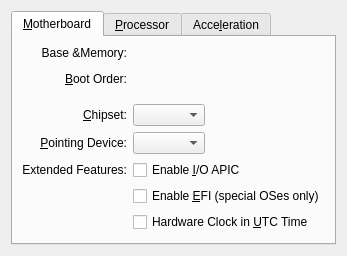
<ui version="4.0">
 <comment>
 VPox frontends: Qt GUI (&quot;VirtualPox&quot;):

 Copyright (C) 2008-2020 Oracle Corporation

 This file is part of VirtualPox Open Source Edition (OSE), as
 available from http://www.virtualpox.org. This file is free software;
 you can redistribute it and/or modify it under the terms of the GNU
 General Public License (GPL) as published by the Free Software
 Foundation, in version 2 as it comes in the "COPYING" file of the
 VirtualPox OSE distribution. VirtualPox OSE is distributed in the
 hope that it will be useful, but WITHOUT ANY WARRANTY of any kind.
 </comment>
 <class>UIMachineSettingsSystem</class>
 <widget class="QWidget" name="UIMachineSettingsSystem">
  <layout class="QVBoxLayout">
   <item>
    <widget class="QITabWidget" name="m_pTabWidgetSystem">
     <widget class="QWidget" name="m_pTabMotherboard">
      <attribute name="title">
       <string>&amp;Motherboard</string>
      </attribute>
      <layout class="QGridLayout">
       <item row="0" column="0">
        <widget class="QLabel" name="m_pBaseMemoryLabel">
         <property name="text">
          <string>Base &amp;Memory:</string>
         </property>
         <property name="alignment">
          <set>Qt::AlignRight|Qt::AlignTrailing|Qt::AlignVCenter</set>
         </property>
        </widget>
       </item>
       <item row="0" column="1" rowspan="2" colspan="3">
        <widget class="UIBaseMemoryEditor" name="m_pBaseMemoryEditor">
         <property name="sizePolicy">
          <sizepolicy hsizetype="Expanding" vsizetype="Fixed">
           <horstretch>1</horstretch>
           <verstretch>0</verstretch>
          </sizepolicy>
         </property>
         <property name="whatsThis">
          <string>Controls the amount of memory provided to the virtual machine. If you assign too much, the machine might not start.</string>
         </property>
        </widget>
       </item>
       <item row="2" column="0">
        <widget class="QLabel" name="m_pBootOrderLabel">
         <property name="text">
          <string>&amp;Boot Order:</string>
         </property>
         <property name="alignment">
          <set>Qt::AlignRight|Qt::AlignTrailing|Qt::AlignVCenter</set>
         </property>
         <property name="buddy">
          <cstring>m_pBootOrderEditor</cstring>
         </property>
        </widget>
       </item>
       <item row="2" column="1" rowspan="3" colspan="3">
        <widget class="UIBootOrderEditor" name="m_pBootOrderEditor">
         <property name="sizePolicy">
          <sizepolicy hsizetype="Fixed" vsizetype="Fixed">
           <horstretch>0</horstretch>
           <verstretch>0</verstretch>
          </sizepolicy>
         </property>
         <property name="whatsThis">
          <string>Defines the boot device order. Use the checkboxes on the left to enable or disable individual boot devices. Move items up and down to change the device order.</string>
         </property>
        </widget>
       </item>
       <item row="5" column="0">
        <widget class="QLabel" name="m_pLabelChipsetType">
         <property name="text">
          <string>&amp;Chipset:</string>
         </property>
         <property name="alignment">
          <set>Qt::AlignRight|Qt::AlignTrailing|Qt::AlignVCenter</set>
         </property>
         <property name="buddy">
          <cstring>m_pComboChipsetType</cstring>
         </property>
        </widget>
       </item>
       <item row="5" column="1" colspan="3">
        <layout class="QHBoxLayout">
         <item>
          <widget class="QComboBox" name="m_pComboChipsetType">
           <property name="sizePolicy">
            <sizepolicy hsizetype="Minimum" vsizetype="Fixed">
             <horstretch>0</horstretch>
             <verstretch>0</verstretch>
            </sizepolicy>
           </property>
           <property name="whatsThis">
            <string>Selects the chipset to be emulated in this virtual machine. Note that the ICH9 chipset emulation is experimental and not recommended except for guest systems (such as Mac OS X) which require it.</string>
           </property>
          </widget>
         </item>
         <item>
          <spacer name="m_pSpacerHorizontal3">
           <property name="orientation">
            <enum>Qt::Horizontal</enum>
           </property>
           <property name="sizeHint" stdset="0">
            <size>
             <width>0</width>
             <height>0</height>
            </size>
           </property>
          </spacer>
         </item>
        </layout>
       </item>
       <item row="6" column="0">
        <widget class="QLabel" name="m_pLabelPointingHIDType">
         <property name="text">
          <string>&amp;Pointing Device:</string>
         </property>
         <property name="alignment">
          <set>Qt::AlignRight|Qt::AlignTrailing|Qt::AlignVCenter</set>
         </property>
         <property name="buddy">
          <cstring>m_pComboPointingHIDType</cstring>
         </property>
        </widget>
       </item>
       <item row="6" column="1" colspan="3">
        <layout class="QHBoxLayout">
         <item>
          <widget class="QComboBox" name="m_pComboPointingHIDType" >
           <property name="sizePolicy" >
            <sizepolicy vsizetype="Fixed" hsizetype="Minimum" >
             <horstretch>0</horstretch>
             <verstretch>0</verstretch>
             </sizepolicy>
           </property>
           <property name="whatsThis" >
            <string>Determines whether the emulated pointing device is a standard PS/2 mouse, a USB tablet or a USB multi-touch tablet.</string>
           </property>
          </widget>
         </item>
         <item>
          <spacer name="m_pSpacerHorizontal4">
           <property name="orientation">
            <enum>Qt::Horizontal</enum>
           </property>
           <property name="sizeHint" stdset="0">
            <size>
             <width>0</width>
             <height>0</height>
            </size>
           </property>
          </spacer>
         </item>
        </layout>
       </item>
       <item row="7" column="0">
        <widget class="QLabel" name="m_pLabelMotherboardExtended">
         <property name="text">
          <string>Extended Features:</string>
         </property>
         <property name="alignment">
          <set>Qt::AlignRight|Qt::AlignTrailing|Qt::AlignVCenter</set>
         </property>
        </widget>
       </item>
       <item row="7" column="1" colspan="3">
        <widget class="QCheckBox" name="m_pCheckBoxApic">
         <property name="whatsThis">
          <string>When checked, the virtual machine will support the Input Output APIC (I/O APIC), which may slightly decrease performance. &lt;b&gt;Note:&lt;/b&gt; don't disable this feature after having installed a Windows guest operating system!</string>
         </property>
         <property name="text">
          <string>Enable &amp;I/O APIC</string>
         </property>
        </widget>
       </item>
       <item row="8" column="1" colspan="3">
        <widget class="QCheckBox" name="m_pCheckBoxEFI">
         <property name="whatsThis">
          <string>When checked, the guest will support the Extended Firmware Interface (EFI), which is required to boot certain guest OSes. Non-EFI aware OSes will not be able to boot if this option is activated.</string>
         </property>
         <property name="text">
          <string>Enable &amp;EFI (special OSes only)</string>
         </property>
        </widget>
       </item>
       <item row="9" column="1" colspan="3">
        <widget class="QCheckBox" name="m_pCheckBoxUseUTC" >
         <property name="whatsThis" >
          <string>When checked, the RTC device will report the time in UTC, otherwise in local (host) time. Unix usually expects the hardware clock to be set to UTC.</string>
         </property>
         <property name="text" >
          <string>Hardware Clock in &amp;UTC Time</string>
         </property>
        </widget>
       </item>
       <item row="10" column="0" colspan="4">
        <spacer name="m_pSpacerVertical2">
         <property name="orientation">
          <enum>Qt::Vertical</enum>
         </property>
         <property name="sizeHint" stdset="0">
          <size>
           <width>0</width>
           <height>0</height>
          </size>
         </property>
        </spacer>
       </item>
      </layout>
     </widget>
     <widget class="QWidget" name="m_pTabCPU">
      <attribute name="title">
       <string>&amp;Processor</string>
      </attribute>
      <layout class="QGridLayout">
       <item row="0" column="0">
        <widget class="QLabel" name="m_pLabelCPUCount">
         <property name="text">
          <string>&amp;Processor(s):</string>
         </property>
         <property name="alignment">
          <set>Qt::AlignRight|Qt::AlignTrailing|Qt::AlignVCenter</set>
         </property>
         <property name="buddy">
          <cstring>m_pEditorCPUCount</cstring>
         </property>
        </widget>
       </item>
       <item row="0" column="1" rowspan="2">
        <widget class="QWidget">
         <property name="sizePolicy">
          <sizepolicy hsizetype="Expanding" vsizetype="Fixed">
           <horstretch>1</horstretch>
           <verstretch>0</verstretch>
          </sizepolicy>
         </property>
         <layout class="QVBoxLayout">
          <property name="spacing">
           <number>0</number>
          </property>
          <item>
           <widget class="QIAdvancedSlider" name="m_pSliderCPUCount">
            <property name="whatsThis">
             <string>Controls the number of virtual CPUs in the virtual machine. You need hardware virtualization support on your host system to use more than one virtual CPU.</string>
            </property>
            <property name="orientation">
             <enum>Qt::Horizontal</enum>
            </property>
           </widget>
          </item>
          <item>
           <layout class="QHBoxLayout">
            <property name="spacing">
             <number>0</number>
            </property>
            <item>
             <widget class="QLabel" name="m_pLabelCPUMin"/>
            </item>
            <item>
             <spacer name="m_pSpacerHorizontal5">
              <property name="orientation">
               <enum>Qt::Horizontal</enum>
              </property>
              <property name="sizeHint" stdset="0">
               <size>
                <width>0</width>
                <height>0</height>
               </size>
              </property>
             </spacer>
            </item>
            <item>
             <widget class="QLabel" name="m_pLabelCPUMax"/>
            </item>
           </layout>
          </item>
         </layout>
        </widget>
       </item>
       <item row="0" column="2">
        <widget class="QSpinBox" name="m_pEditorCPUCount">
         <property name="whatsThis">
          <string>Controls the number of virtual CPUs in the virtual machine. You need hardware virtualization support on your host system to use more than one virtual CPU.</string>
         </property>
        </widget>
       </item>
       <item row="2" column="0">
        <widget class="QLabel" name="m_pLabelCPUExecCap">
         <property name="text">
          <string>&amp;Execution Cap:</string>
         </property>
         <property name="alignment">
          <set>Qt::AlignRight|Qt::AlignTrailing|Qt::AlignVCenter</set>
         </property>
         <property name="buddy">
          <cstring>m_pEditorCPUExecCap</cstring>
         </property>
        </widget>
       </item>
       <item row="2" column="1" rowspan="2">
        <layout class="QVBoxLayout">
         <property name="spacing">
          <number>0</number>
         </property>
         <item>
          <widget class="QIAdvancedSlider" name="m_pSliderCPUExecCap">
           <property name="whatsThis">
            <string>Limits the amount of time that each virtual CPU is allowed to run for. Each virtual CPU will be allowed to use up to this percentage of the processing time available on one physical CPU. The execution cap can be disabled by setting it to 100%. Setting the cap too low can make the machine feel slow to respond.</string>
           </property>
           <property name="orientation">
            <enum>Qt::Horizontal</enum>
           </property>
          </widget>
         </item>
         <item>
          <layout class="QHBoxLayout">
           <property name="spacing">
            <number>0</number>
           </property>
           <item>
            <widget class="QLabel" name="m_pLabelCPUExecCapMin"/>
           </item>
           <item>
            <spacer name="m_pSpacerHorizontal6">
             <property name="orientation">
              <enum>Qt::Horizontal</enum>
             </property>
             <property name="sizeHint" stdset="0">
              <size>
               <width>0</width>
               <height>0</height>
              </size>
             </property>
            </spacer>
           </item>
           <item>
            <widget class="QLabel" name="m_pLabelCPUExecCapMax"/>
           </item>
          </layout>
         </item>
        </layout>
       </item>
       <item row="2" column="2">
        <widget class="QSpinBox" name="m_pEditorCPUExecCap">
         <property name="whatsThis">
          <string>Limits the amount of time that each virtual CPU is allowed to run for. Each virtual CPU will be allowed to use up to this percentage of the processing time available on one physical CPU. The execution cap can be disabled by setting it to 100%. Setting the cap too low can make the machine feel slow to respond.</string>
         </property>
         <property name="suffix">
          <string>%</string>
         </property>
        </widget>
       </item>
       <item row="4" column="0">
        <widget class="QLabel" name="m_pLabelCPUExtended">
         <property name="text">
          <string>Extended Features:</string>
         </property>
         <property name="alignment">
          <set>Qt::AlignRight|Qt::AlignTrailing|Qt::AlignVCenter</set>
         </property>
        </widget>
       </item>
       <item row="4" column="1" colspan="2">
        <widget class="QCheckBox" name="m_pCheckBoxPAE">
         <property name="whatsThis">
          <string>When checked, the Physical Address Extension (PAE) feature of the host CPU will be exposed to the virtual machine.</string>
         </property>
         <property name="text">
          <string>Enable PA&amp;E/NX</string>
         </property>
        </widget>
       </item>
       <item row="5" column="1" colspan="2">
        <widget class="QCheckBox" name="m_pCheckBoxNestedVirtualization">
         <property name="whatsThis">
          <string>When checked, the nested hardware virtualization CPU feature will be exposed to the virtual machine.</string>
         </property>
         <property name="text">
          <string>Enable Nested &amp;VT-x/AMD-V</string>
         </property>
        </widget>
       </item>
       <item row="6" column="0" colspan="3">
        <spacer name="m_pSpacerVertical3">
         <property name="orientation">
          <enum>Qt::Vertical</enum>
         </property>
         <property name="sizeHint" stdset="0">
          <size>
           <width>0</width>
           <height>0</height>
          </size>
         </property>
        </spacer>
       </item>
      </layout>
     </widget>
     <widget class="QWidget" name="m_pTabAcceleration">
      <attribute name="title">
       <string>Acce&amp;leration</string>
      </attribute>
      <layout class="QGridLayout">
       <item row="0" column="0">
        <widget class="QLabel" name="m_pLabelParavirtProvider">
         <property name="text">
          <string>&amp;Paravirtualization Interface:</string>
         </property>
         <property name="alignment">
          <set>Qt::AlignRight|Qt::AlignTrailing|Qt::AlignVCenter</set>
         </property>
         <property name="buddy">
          <cstring>m_pComboParavirtProviderType</cstring>
         </property>
        </widget>
       </item>
       <item row="0" column="1">
        <layout class="QHBoxLayout">
         <item>
          <widget class="QComboBox" name="m_pComboParavirtProviderType">
           <property name="sizePolicy">
            <sizepolicy hsizetype="Minimum" vsizetype="Fixed">
             <horstretch>0</horstretch>
             <verstretch>0</verstretch>
            </sizepolicy>
           </property>
           <property name="whatsThis">
            <string>Selects the paravirtualization guest interface provider to be used by this virtual machine.</string>
           </property>
          </widget>
         </item>
         <item>
          <spacer name="m_pSpacerHorizontal7">
           <property name="orientation">
            <enum>Qt::Horizontal</enum>
           </property>
           <property name="sizeHint" stdset="0">
            <size>
             <width>0</width>
             <height>0</height>
            </size>
           </property>
          </spacer>
         </item>
        </layout>
       </item>
       <item row="1" column="0">
        <layout class="QVBoxLayout" name="m_pVerticalLayout1">
         <item>
          <widget class="QLabel" name="m_pLabelVirtualization">
           <property name="text">
            <string>Hardware Virtualization:</string>
           </property>
           <property name="alignment">
            <set>Qt::AlignRight|Qt::AlignTrailing|Qt::AlignVCenter</set>
           </property>
          </widget>
         </item>
         <item>
          <widget class="QWidget" name="m_pWidgetPlaceholder"/>
         </item>
        </layout>
       </item>
       <item row="1" column="1">
        <layout class="QVBoxLayout" name="m_pVerticalLayout2">
         <item>
          <widget class="QCheckBox" name="m_pCheckBoxVirtualization">
           <property name="sizePolicy">
            <sizepolicy hsizetype="MinimumExpanding" vsizetype="Fixed">
             <horstretch>1</horstretch>
             <verstretch>0</verstretch>
            </sizepolicy>
           </property>
           <property name="whatsThis">
            <string>When checked, the virtual machine will try to make use of the host CPU's hardware virtualization extensions such as Intel VT-x and AMD-V.</string>
           </property>
           <property name="text">
            <string>Enable &amp;VT-x/AMD-V</string>
           </property>
          </widget>
         </item>
         <item>
          <widget class="QCheckBox" name="m_pCheckBoxNestedPaging">
           <property name="sizePolicy">
            <sizepolicy hsizetype="MinimumExpanding" vsizetype="Fixed">
             <horstretch>0</horstretch>
             <verstretch>0</verstretch>
            </sizepolicy>
           </property>
           <property name="whatsThis">
            <string>When checked, the virtual machine will try to make use of the nested paging extension of Intel VT-x and AMD-V.</string>
           </property>
           <property name="text">
            <string>Enable Nested Pa&amp;ging</string>
           </property>
          </widget>
         </item>
        </layout>
       </item>
       <item row="2" column="0" colspan="2">
        <spacer name="m_pSpacerVertical4">
         <property name="orientation">
          <enum>Qt::Vertical</enum>
         </property>
         <property name="sizeHint" stdset="0">
          <size>
           <width>0</width>
           <height>0</height>
          </size>
         </property>
        </spacer>
       </item>
      </layout>
     </widget>
    </widget>
   </item>
  </layout>
 </widget>
 <customwidgets>
  <customwidget>
   <class>UIBootOrderEditor</class>
   <extends>QWidget</extends>
   <header>UIBootOrderEditor.h</header>
  </customwidget>
  <customwidget>
   <class>QIAdvancedSlider</class>
   <extends>QSlider</extends>
   <header>QIAdvancedSlider.h</header>
  </customwidget>
  <customwidget>
   <class>UIBaseMemoryEditor</class>
   <extends>QWidget</extends>
   <header>UIBaseMemoryEditor.h</header>
  </customwidget>
  <customwidget>
   <class>QIToolButton</class>
   <extends>QToolButton</extends>
   <header>QIToolButton.h</header>
  </customwidget>
  <customwidget>
   <class>QITabWidget</class>
   <extends>QTabWidget</extends>
   <header>QITabWidget.h</header>
  </customwidget>
 </customwidgets>
 <resources/>
 <connections/>
</ui>
